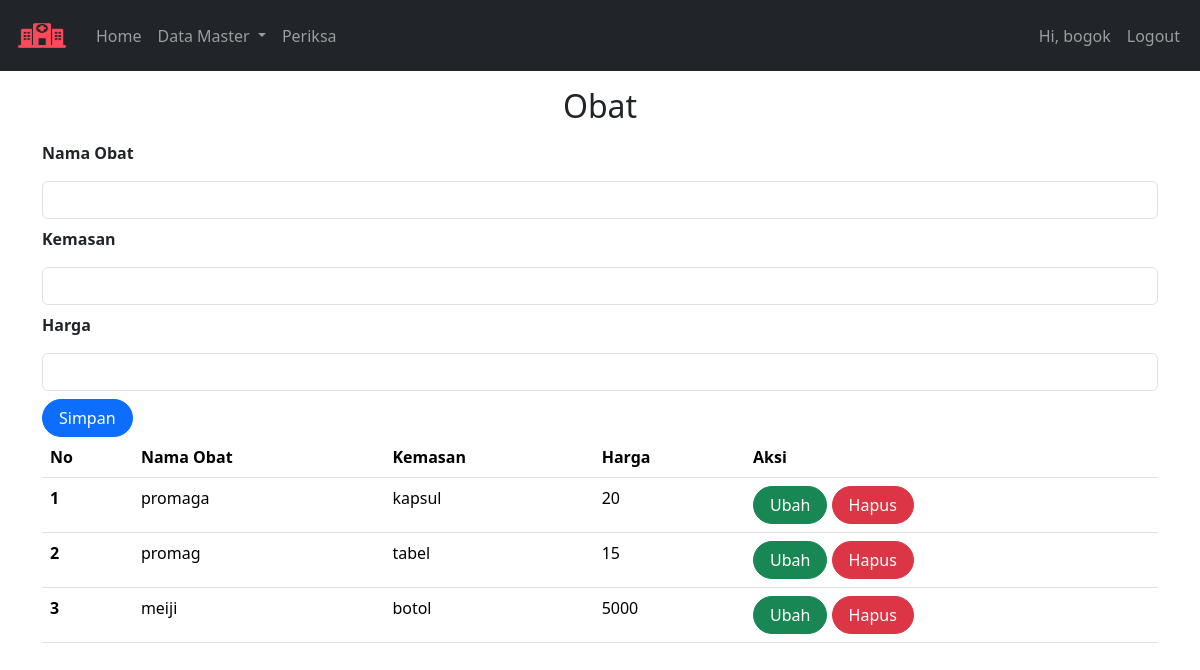
Page /Poliklinik_uts/index.php?page=obat (signed in) on the committed database.
### tables this page shows
CREATE TABLE `obat` (
  `id` int(11) NOT NULL,
  `nama_obat` varchar(50) NOT NULL,
  `kemasan` varchar(35) NOT NULL,
  `harga` int(11) NOT NULL
);

### Poliklinik_uts/obat.php (the view, shortened to what this page needs)
<?php
include('koneksi.php');
$nama_obat = '';
$kemasan = '';
$harga = '';
?>
<form class="form row" method="POST" action="" name="myForm" onsubmit="return(validate());">
    <div>
        <label class="form-label fw-bold">Nama Obat</label>
        <input type="text" class="form-control my-2" name="nama_obat" value="<?php echo $nama_obat ?>">
        <label class="form-label fw-bold">Kemasan</label>
        <input type="text" class="form-control my-2" name="kemasan" value="<?php echo $kemasan ?>">
        <label class="form-label fw-bold">Harga</label>
        <input type="text" class="form-control my-2" name="harga" value="<?php echo $harga ?>">
        <button type="submit" class="btn btn-primary rounded-pill px-3" name="simpan">Simpan</button>
    </div>
</form>
<div class="table-responsive">
    <table class="table table-hover">
        <thead>
            <tr>
                <th scope="col">No</th>
                <th scope="col">Nama Obat</th>
                <th scope="col">Kemasan</th>
                <th scope="col">Harga</th>
                <th scope="col">Aksi</th>
            </tr>
        </thead>
        <tbody>
            <?php
            $result = mysqli_query($mysqli, "SELECT * FROM obat ORDER BY nama_obat DESC");
            $no = 1;
            while ($data = mysqli_fetch_array($result)) {
            ?>
                <tr>
                    <th scope="row"><?php echo $no++ ?></th>
                    <td><?php echo $data['nama_obat'] ?></td>
                    <td><?php echo $data['kemasan'] ?></td>
                    <td><?php echo $data['harga'] ?></td>
                    <td>
                        <a class="btn btn-success rounded-pill px-3" href="index.php?page=obat&id=<?php echo $data['id'] ?>">Ubah</a>
                        <a class="btn btn-danger rounded-pill px-3" href="index.php?page=obat&id=<?php echo $data['id'] ?>&aksi=hapus">Hapus</a>
                    </td>
                </tr>
            <?php
            }
            ?>
        </tbody>
    </table>
</div>

### rows in the picture
obat: nama_obat "promaga", kemasan "kapsul", harga "20"
obat: nama_obat "promag", kemasan "tabel", harga "15"
obat: nama_obat "meiji", kemasan "botol", harga "5000"

### other values in the picture
$_SESSION['username'] "bogok"
$_GET['page'] "Obat"
